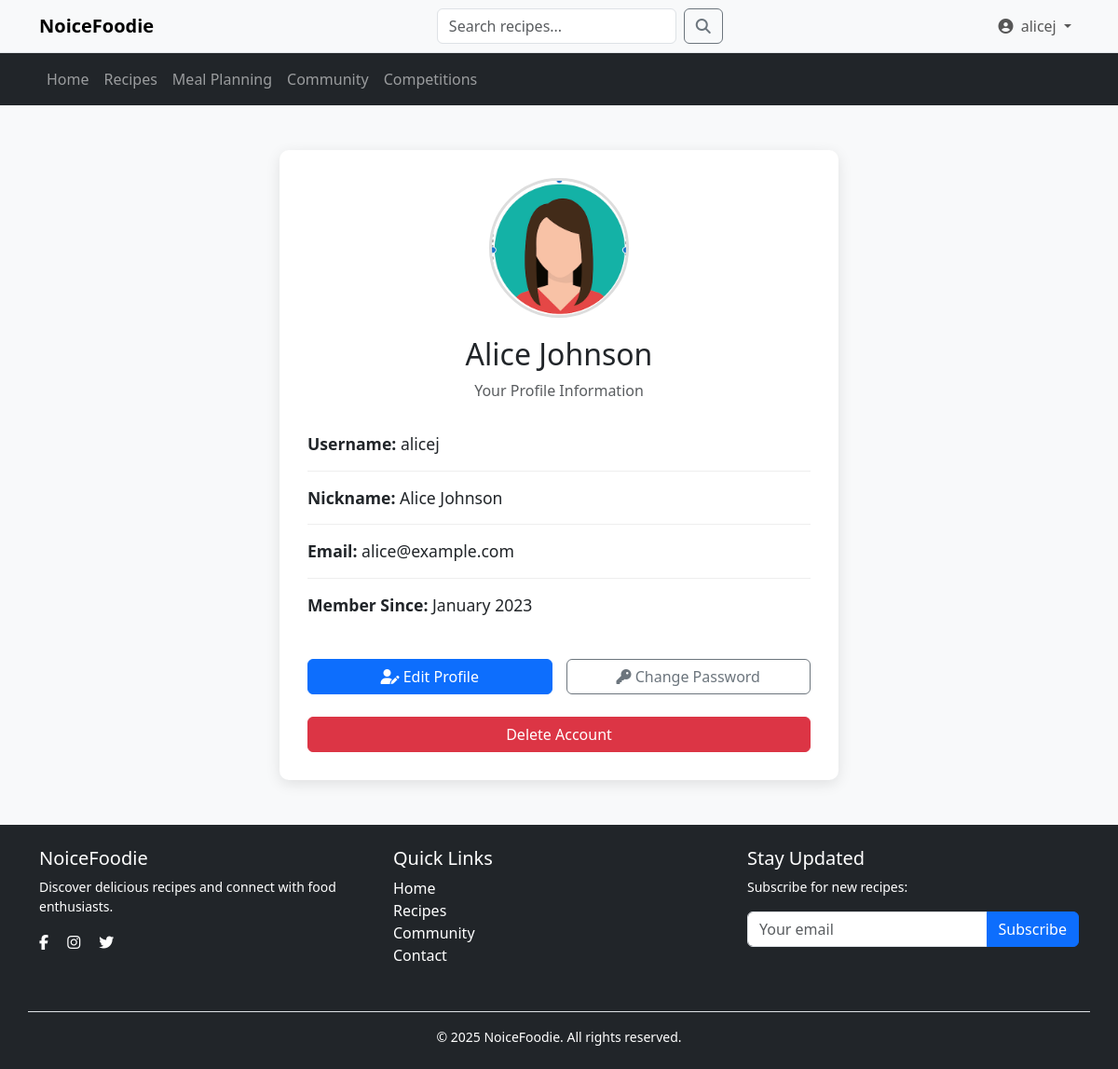
Page /users/profile.php (signed in) on the committed database.
### tables this page shows
CREATE TABLE users (
  user_id int(11) NOT NULL AUTO_INCREMENT PRIMARY KEY,
  username varchar(50) NOT NULL,
  nickname varchar(100) DEFAULT NULL,
  email varchar(100) NOT NULL,
  password varchar(255) NOT NULL,
  registration_date TIMESTAMP DEFAULT CURRENT_TIMESTAMP,
  reset_token varchar(255) DEFAULT NULL,
  reset_token_expiry datetime DEFAULT NULL,
  avatar int(11) DEFAULT 0,
  UNIQUE KEY email (email)
);

### users/profile.php (the view, shortened to what this page needs)
<?php
require_once '../config/db.php';
$user_id = $_SESSION['user_id'];
$stmt = $usersDB->prepare("SELECT email, nickname, avatar, registration_date FROM users WHERE user_id = ?");
$stmt->execute([$user_id]);
$user = $stmt->fetch(PDO::FETCH_ASSOC);
$user_email = $user['email'] ?? 'Not Available';
$nickname = $user['nickname'] ?? $_SESSION['username'];
$avatar_id = $user['avatar'] ?? 0;
$registration_date = $user['registration_date'] ?? null;
$member_since = $registration_date ? date('F Y', strtotime($registration_date)) : 'Unknown';
$preset_avatars = [
    'avatar1.png',
    'avatar2.png',
    'avatar3.png',
    'avatar4.png',
    'avatar5.png',
    'avatar6.png'
];
$current_avatar = $preset_avatars[$avatar_id] ?? $preset_avatars[0];
?>
<!DOCTYPE html>
<html lang="en">
<head>
    <link href="https://cdn.jsdelivr.net/npm/bootstrap@5.3.2/dist/css/bootstrap.min.css" rel="stylesheet">
    <link rel="stylesheet" href="https://cdnjs.cloudflare.com/ajax/libs/font-awesome/6.0.0/css/all.min.css">
</head>
<body class="bg-light">
    <?php include_once '../includes/navigation.php'; ?>
    <div class="container mt-5">
        <div class="profile-card">
            <div class="profile-header">
                <div class="profile-img-container">
                    <img src="../assets/avatars/<?= $current_avatar ?>" class="profile-img" alt="Profile Picture">
                </div>
                <h2><?= htmlspecialchars($nickname) ?></h2>
                <p class="text-muted">Your Profile Information</p>
            </div>
            <div class="profile-info">
                <p><strong>Username:</strong> <?= htmlspecialchars($_SESSION['username']) ?></p>
                <p><strong>Nickname:</strong> <?= htmlspecialchars($nickname) ?></p>
                <p><strong>Email:</strong> <?= htmlspecialchars($user_email) ?></p>
                <p><strong>Member Since:</strong> <?= htmlspecialchars($member_since) ?></p>
            </div>
            <div class="profile-actions">
                <a href="edit_profile.php" class="btn btn-primary">
                    <i class="fas fa-user-edit"></i> Edit Profile
                </a>
                <a href="change_password.php" class="btn btn-outline-secondary">
                    <i class="fas fa-key"></i> Change Password
                </a>
            </div>
            <button class="btn btn-danger w-100 mt-4" onclick="confirmDelete()">Delete Account</button>
        </div>
    </div>
    <?php include_once '../includes/footer.php'; ?>
</body>
</html>

### users/profile.php (style rules this page uses)
.profile-img-container { display: flex; justify-content: center; margin-bottom: 20px; }
.profile-img { width: 150px; height: 150px; object-fit: cover; border-radius: 50%; border: 3px solid #ddd; }
.profile-header { text-align: center; margin-bottom: 2rem; }
.profile-card { background: #fff; border-radius: 10px; padding: 30px; margin: 0 auto; box-shadow: 0 4px 15px rgba(0, 0, 0, 0.1); max-width: 600px; }
.profile-info { margin-bottom: 30px; }
.profile-info p { font-size: 1.1rem; margin-bottom: 15px; border-bottom: 1px solid #eee; padding-bottom: 15px; }
.profile-info p:last-child { border-bottom: none; }
.profile-actions { display: grid; grid-template-columns: 1fr 1fr; gap: 15px; margin-top: 20px; }

### rows in the picture
users: nickname "Alice Johnson", email "alice@example.com", registration_date "January 2023"

### other values in the picture
$_SESSION['username'] "alicej"
